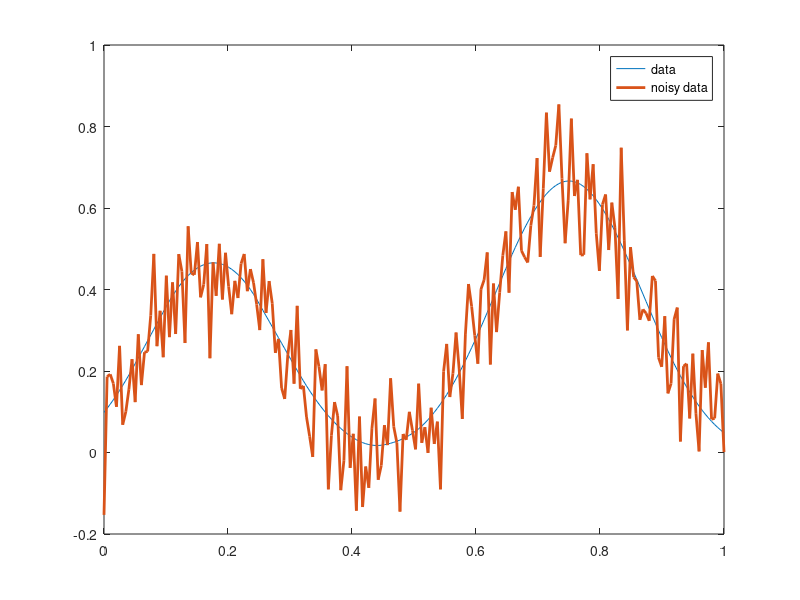
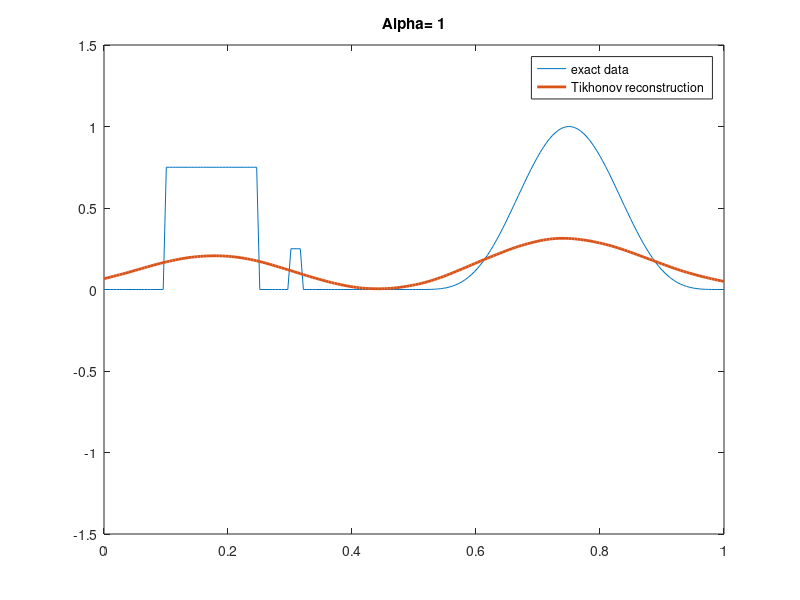
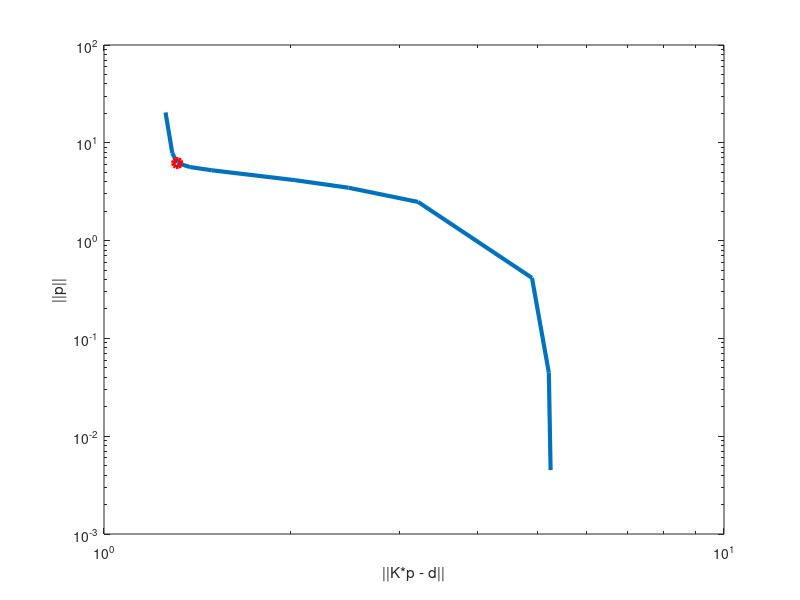
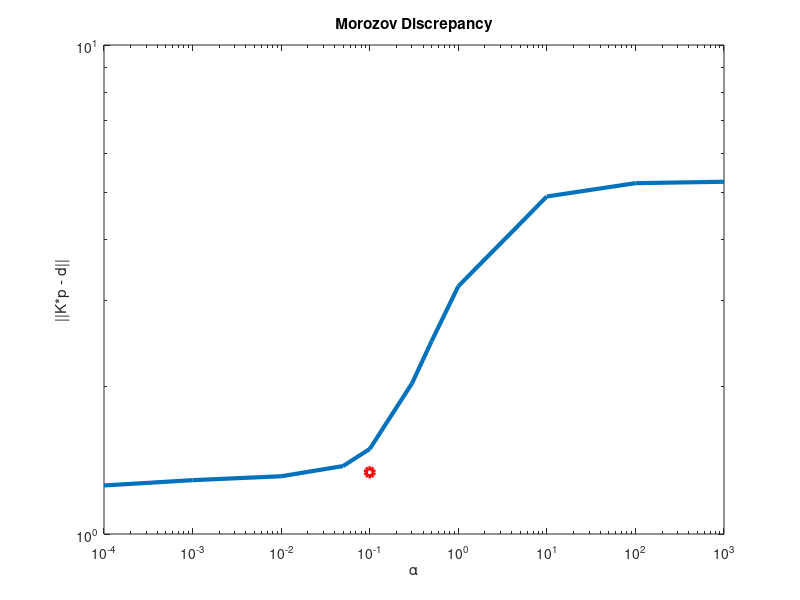

The MATLAB source for these figures, in order:
% Number of discretization points
% N = 200;
close all
N = 200;
C = 0.2;

K = zeros(N,N);
h = 1/N;
x = linspace(0,1,N)';

% discrete convolution matrix
for l = 1:N
    for k = 1:N
      %K(l,k)  = h * power(C,-2) * max(0,C-abs((l-k)*h));
      K(l,k)  = h * power(C,-2) * max(0,C-abs((l-k)*h));
    end
end

% exact parameters
p = 0.75 * (x > .1).*(x < .25) + 0.25 * (x > .3).*(x < .32) + power(sin(2*pi*x),4).*(x > 0.5) + 0.0 * cos(30*pi*x);

% convolved parameters
d = K * p;

% noisy data, noise has sigma (standard deviation) = 0.1
%dn = d + 0.1 * randn(N,1);
%n = sqrt(0.1)*randn(N,1);
n = 0.1*randn(N,1);
dn = d + n;
plot(x,d,x,dn,'Linewidth', 2);
legend('data', 'noisy data');
print('data.pdf')

% Tikhonov regularization parameter
% alpha = 0.05;
alpha = 1.0;

% solve Tikhonov system
p_alpha = (K'*K + alpha * eye(N))\(K'*dn);
% comment out next 3 if you dont want figure
figure;
plot(x,p,x,p_alpha,'Linewidth', 2), axis([0,1,-1.5,1.5]);
legend('exact data', 'Tikhonov reconstruction');
title(['Alpha= ',num2str(alpha)])
print(['reconstruct',num2str(alpha),'.pdf'])

% solve TSVD
%p_tsvd = (K'*K + alpha * eye(N))\(K'*dn);
% comment out next 3 if you dont want figure
%figure;
%plot(x,p,x,p_tsvd,'Linewidth', 2), axis([0,1,-1.5,1.5]);
%legend('exact data', 'TSVD reconstruction');

% plot L-curve
alpha_list = [1e-4, 1e-3, 1e-2, 5e-2, 1e-1, 3e-1, 5e-1, 1, 1e1, 1e2, 1e3];
no = length(alpha_list);
misfit = zeros(no,1);
reg = zeros(no,1);

for k = 1:no
    alpha = alpha_list(k);
    p_alpha = (K'*K + alpha * eye(N))\(K'*dn);
    misfit(k) = norm(K*p_alpha - dn);
    reg(k) = norm(p_alpha);
end

figure;
loglog(misfit, reg, 'Linewidth', 3);
hold on;
loglog(misfit(3), reg(3), 'ro', 'Linewidth', 3);
%axis([9e-1,10,1e-1,500]);
xlabel('||K*p - d||'); ylabel('||p||');
print('L-curve.pdf')

%
% discover alpha using morozov's discrepancy criterion
%
delta = norm(n);

for k = 1:no
    alpha = alpha_list(k);
    p_alpha = (K'*K + alpha * eye(N))\(K'*dn);
    misfit(k) = norm(K*p_alpha - dn);
    reg(k) = norm(p_alpha);
end

figure;
loglog(alpha_list,misfit, 'Linewidth', 3);
hold on;
loglog(alpha_list(5), delta, 'ro', 'Linewidth', 3);
%axis([9e-1,10,1e-1,500]);
xlabel('\alpha'); ylabel('||K*p - d||');
%mu = 0;
%hold on;
%line = refline([alpha_list(5) mu]);
%set(line,'Color','r')
title('Morozov Discrepancy')
print('morozov.pdf')

%
% discover alpha against the 'true' error
%
delta = norm(n);

for k = 1:no
    alpha = alpha_list(k);
    p_alpha = (K'*K + alpha * eye(N))\(K'*dn);
    misfit(k) = norm(K*p_alpha - d);
end

figure;
loglog(alpha_list,misfit, 'Linewidth', 3);
hold on;
loglog(alpha_list(3), misfit(3), 'ro', 'Linewidth', 3);
xlabel('\alpha'); ylabel('||m_{true} - m_{\alpha}||');
title('Error in Reconstruction')
print('true1d.pdf')
